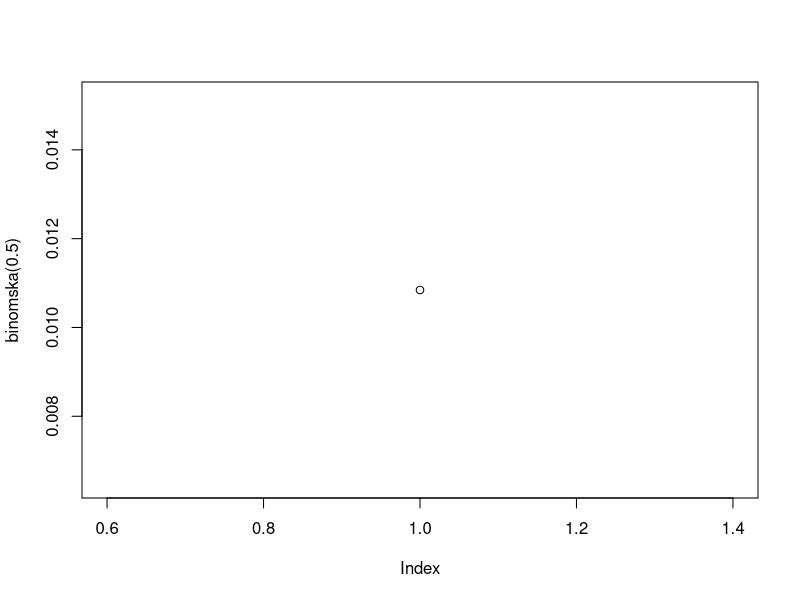
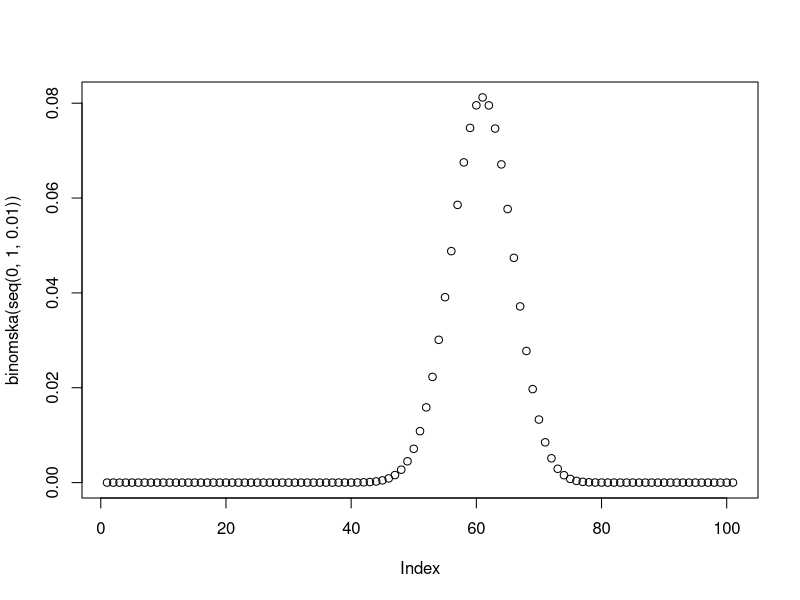
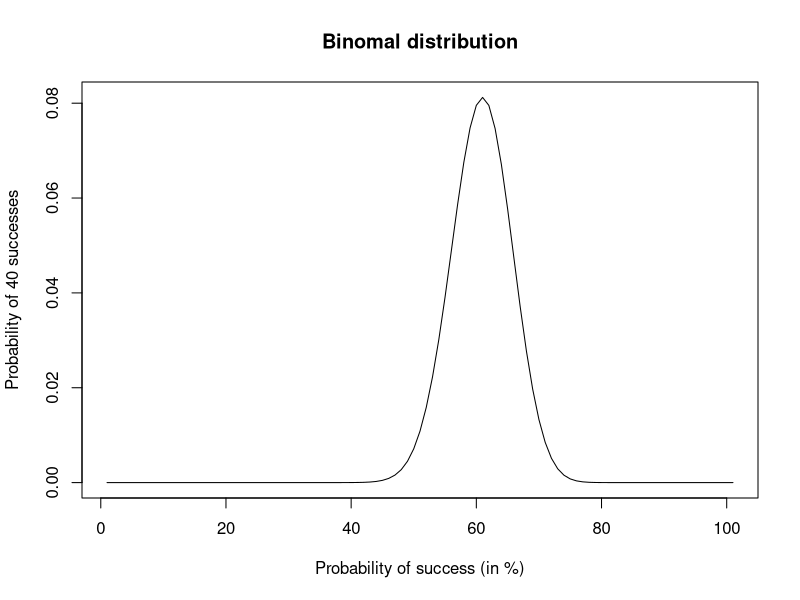
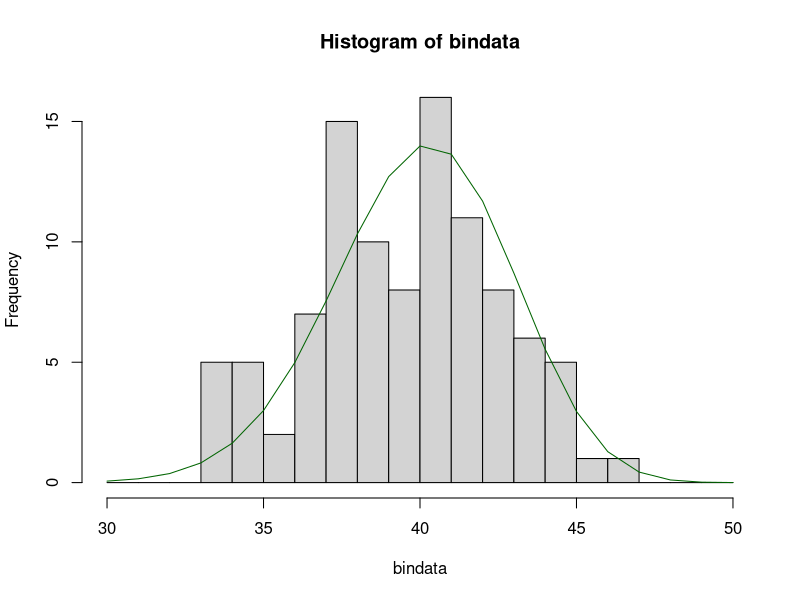
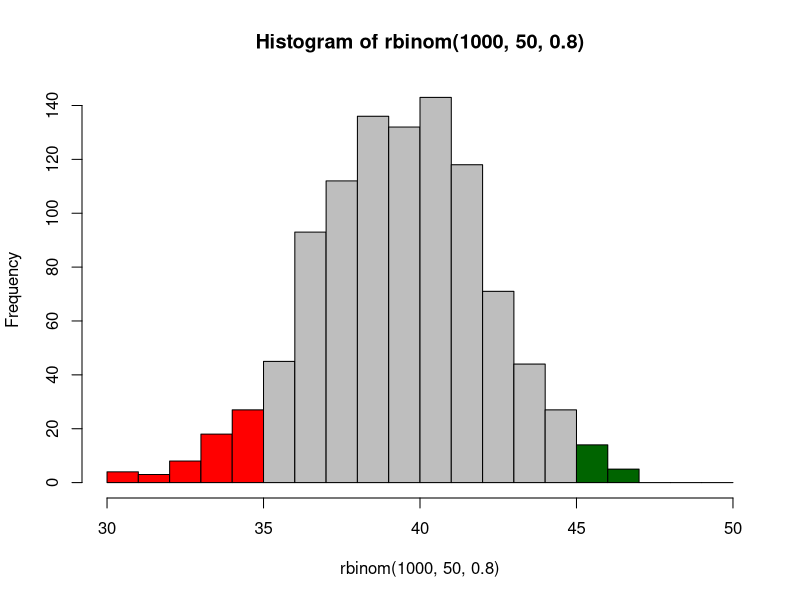

Recreate these plots in R, in order.
# Vaje 3

# Naloga 1

k = 60
n = 100

binomska <- function(p) {
  result <- (factorial(n) / (factorial(k) * factorial(n-k))) * p^k * (1-p)^(n-k)
  return(result)
}

plot(binomska(0.5))
plot(binomska(seq(0,1,0.01)))

plot(binomska(seq(0,1,0.01)),
     type="l",
     main="Binomal distribution",
     xlab="Probability of success (in %)",
     ylab="Probability of 40 successes")
# Naloga 2

# dbinom(x, size, prob, log = FALSE) -> density (P(X=k))
# pbinom(q, size, prob, lower.tail = TRUE, log.p = FALSE) -> porazdelitvena fja (P(X=<k))
# qbinom(p, size, prob, lower.tail = TRUE, log.p = FALSE) -> kvantili
# rbinom(n, size, prob) -> random values iz binomske porazdelitve

# Naloga 3

bindata <- rbinom(100,50,.8) # n=50, p=.8
hist(bindata,breaks=seq(30,50,1))

# Naloga 4

lines(seq(30,50,1),dbinom(seq(30,50,1),50,.8)*1e+2,col="dark green")

# Naloga 5

histbin <- hist(rbinom(1000,50,.8),breaks=seq(30,50,1),plot="False")
plot(histbin,col=ifelse(abs(histbin$breaks) < 35,"red",ifelse(abs(histbin$breaks) > 44,"dark green","gray")))

